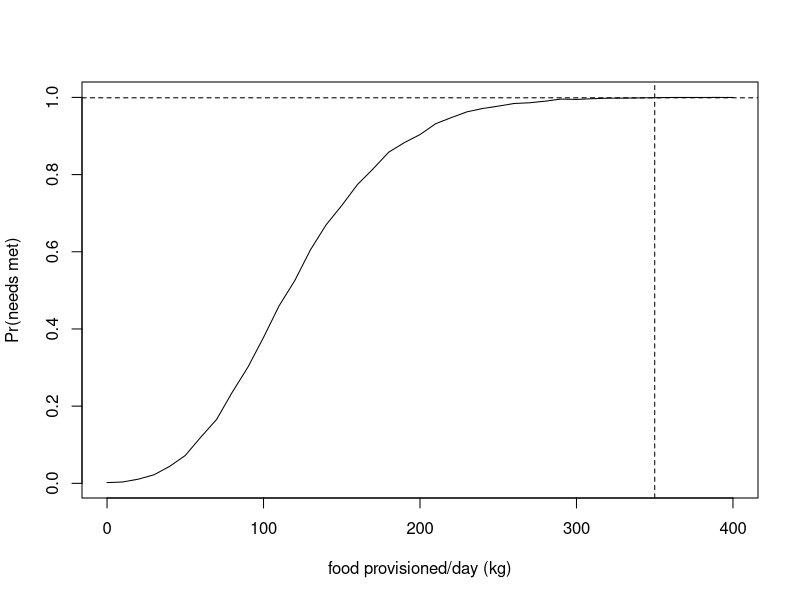

Reproduce this figure in R. (Note: a time limit stopped this script after it produced the figure.)
##################################
## whale shark energetics model ##
## Corey Bradshaw 13.10.2022    ##
##################################

###################################################################################################################
## accompanies paper:                                                                                            ##
## BARRY, C, C LEGASPI, TM CLARKE, G ARAUJO, CJA BRADSHAW, AC GLEISS, L MEYER, A PONZO, C HUVENEERS. In review.  ##
## A new approach to evaluate the energetic cost of whale shark tourism. Biological Conservation                 ##
###################################################################################################################

# fixed deterministic parameters
tmpR <- 25 # temperature at routine (ºC)
tmpP <- 30 # temperature at provisioning (ºC)
tmpCoef <- 2.64 # temperature coefficient
RMR2SMR <- 1.459854 # RMR/SMR ratio

# deterministic parameters with uncertainties
actRmn <- 0.01294 # routine activity
actRsd <- 0.001045037
actPmn <- 0.02453 # provisioning activity
actPsd <- 0.005184831
EdensPMmn <- 1.357 # energy density of provisioned meal (kj/g wet weight) (Motta, et al. 2010)
EdensPMsd <- 0.084 # (Motta, et al. 2010)
SMRexpmn <- 0.8406 # SMR scaling exponent
SMRexpsd <- 0.0271

# length-mass relationship
WSLmn <- 5.5 # whale shark length (m)
WSLsd <- 1.3
WSLMexp <- 2.862 # mass-length exponent (Hsu et al. 2012)
WSmassCalc <- 1000*12.1*WSLmn^WSLMexp # calculated mass (g) (test with mean)

# deterministic (mean) calculations
SMR15int <- 1.1366 # SMR15 intercept
SMR15 <- exp(SMRexpmn*log(WSmassCalc)-SMR15int) # SMR at 15 ºC
SMRnp <- tmpCoef^(1/(10/(tmpR-15)))*SMR15 # SMR (non-provisioned) (mg O2 h-1)
MRnp <- SMRnp*RMR2SMR # MR- (non-provisioned) (mg O2 h-1)
O2np <- SMRnp*(RMR2SMR-1) # O2 for activity (non-provisioned) (mg O2 h-1)
O2p <- O2np/actRmn*actPmn # O2 for activity (provisioned) (mg O2 h-1)
SMRp <- tmpCoef^(1/(10/(tmpP-15)))*SMR15 # SMR (provisioned) (mg O2 h-1)
MRp <- O2p+SMRp # MR (provisioned) (mg O2 h-1)
dO2cons <- MRp - MRnp # Δ oxygen consumption/hour (mg O2 h-1)
Eeqh <- dO2cons/1000*13.6 # energy equivalent (kJ) per hour
Ewastage <- 0.73
Beqh <- (Eeqh/EdensPMmn)/Ewastage # biomass equivalent (g of fish) per hour

# number of whale sharks in area
# 12.7 ± 4.3 SD individual whale sharks seen in survey area daily,
# with max presence 26 individuals (Aug 10 2013) (Araujo, et al. 2014)
Nws.daily.mn <- 12.7
Nws.daily.sd <- 4.3

# duration of tourism operation (hours)
tour.dur.min <- 4
tour.dur.max <- 6

# sea-surface temperatures
setwd("~/.../data/")
SSTdat <- read.csv("SST.csv", header=T)

# food provision vector (0-400 kg), in 10 kg increments
prov.vec <- seq(0,400,10)


########################
## stochastic run 1:  ##
## number of sharks   ##
## from distribution  ##
########################

iter <- 10000 # number of iterations per provision increment

# cycle through provisioning vector
prob.needs.met <- rep(NA,length(prov.vec)) # storage vector
for (p in 1:length(prov.vec)) {

  needs.met <- rep(NA,iter) # storage vector
  for (i in 1:iter) {
    # GENERATE NUMBER OF SHARKS ON DAY
    nWSday.it <- round(rnorm(1, mean=Nws.daily.mn, sd=Nws.daily.sd),0)
    nWSday.it <- ifelse(nWSday.it < 0, 0, nWSday.it)
    
    # GENERATE LENGTH DISTRIBUTION OF THOSE SHARKS
    lenDISTday.it <- rnorm(nWSday.it, mean=WSLmn, sd=WSLsd)
    
    # TRANSLATE LENGTHS TO MASSES (g)
    massDISTday.it <- 1000*12.1*lenDISTday.it^WSLMexp
    
    # SAMPLE A TEMPERATURE FOR THIS DAY
    tmpDAY <- sample(SSTdat$monthSSTmn,1,replace=T)
    
    # APPLY AN ACTIVITY TO EACH SHARK
    actRindDAY <- rnorm(nWSday.it, mean=actRmn, sd=actRsd) # routine
    actPindDAY <- rnorm(nWSday.it, mean=actPmn, sd=actPsd) # provisioning
    
    # SMR15 FOR EACH SHARK
    # SMR scaling expoonent for each shark
    SMRexpIND <- rnorm(nWSday.it, mean=SMRexpmn, sd=SMRexpsd)
    
    SMR15indDAY <- rep(NA,nWSday.it)
    for (w in 1:nWSday.it) {
      SMR15indDAY[w] <- exp(SMRexpIND[w]*log(massDISTday.it[w])-SMR15int)  
    }
    
    # SMR NON-PROVISIONED
    SMRnp.vec <- tmpCoef^(1/(10/(tmpR-15)))*SMR15indDAY
    
    # MR NON-PROVISIONED
    MRnp.vec <- SMRnp.vec*RMR2SMR
    
    # O2 NON-PROVISIONED
    O2np.vec <- SMRnp.vec*(RMR2SMR-1) # O2 for activity (non-provisioned) (mg O2 h-1)
    
    # O2 FOR ACTIVITY (PROVISIONED)
    O2p.vec <- O2np.vec/actRindDAY*actPindDAY
    
    # SMR (PROVISIONED)
    SMRp.vec <- tmpCoef^(1/(10/(tmpDAY-15)))*SMR15indDAY
    
    # MR (PROVISIONED)
    MRp.vec <- O2p.vec + SMRp.vec 
    
    # Δ 02 CONSUMPTION/HOUR
    dO2cons.vec <- MRp.vec - MRnp.vec
    
    # # energy equivalent (kJ) per hour
    Eeqh.vec <- dO2cons.vec/1000*13.6 
    
    # ENERGY DENSITY OF FOOD PROVIDED THAT DAY
    EdensPMday <- rnorm(1,mean=EdensPMmn,sd=EdensPMsd)
    
    # BIOMASS EQUIVALENT (g SHRIMP) PER HOUR REQUIRED TO BREAK EVEN
    Beqh.vec <- (Eeqh.vec/EdensPMday)/Ewastage 
    
    # MULTIPLY BIOMASS EQUIVALENT BY NUMBER OF HOURS OF OPERATION
    opDAY <- runif(1, min=tour.dur.min, max=tour.dur.max)
    Beq.vec <- Beqh.vec*opDAY
    
    # TOTAL AMOUNT OF SHRIMP NEEDED TO BREAK EVEN ACROSS ALL SHARKS THIS DAY (kg)
    BeqTOT <- sum(Beq.vec, na.rm=T)/1000
    
    # DID AMOUNT OF FISH ACTUALLY SUPPLIED PER DAY MEET THE MINIMUM REQUIREMENT?
    needs.met[i] <- ifelse(BeqTOT <= prov.vec[p], 1, 0)
    
  } # end i
  
  prob.needs.met[p] <- sum(needs.met)/length(na.omit(needs.met))
  print(paste("food provided/day = ", prov.vec[p], " (kg)", sep=""))
  
} # end p

plot(prov.vec, prob.needs.met,type="l", xlab="food provisioned/day (kg)", ylab="Pr(needs met)")
abline(h=0.999, lty=2)
abline(v=prov.vec[min(which(prob.needs.met >= 0.999))], lty=2)
prov.vec[min(which(prob.needs.met >= 0.999))] # mass (kg) of food where Pr >= 0.999 that whale sharks' energetic needs are met

needsMet.dat <- data.frame(prov.vec, prob.needs.met)
write.table(needsMet.dat,file="prNeedsMet.csv",sep=",",row.names=T,col.names=T) # save x,y file



########################
## stochastic run 2:  ##
## incrementing       ##
## number of sharks   ##
########################

iter <- 10000 # number of iterations per provision increment

# cycle through number of sharks
nshark.vec <- seq(1,30,1)
pr.mat <- matrix(data=NA, nrow=length(nshark.vec), ncol=length(prov.vec)) # storage matrix

for (s in 1:length(nshark.vec)) {
  
  # cycle through provisioning vector
  for (p in 1:length(prov.vec)) {
    
    needs.met <- rep(NA,iter) # storage vector
    for (i in 1:iter) {

      # GENERATE LENGTH DISTRIBUTION OF NUMBER OF SHARKS
      lenDISTday.it <- rnorm(nshark.vec[s], mean=WSLmn, sd=WSLsd)
      
      # TRANSLATE LENGTHS TO MASSES (g)
      massDISTday.it <- 1000*12.1*lenDISTday.it^WSLMexp
      
      # SAMPLE A TEMPERATURE FOR THIS DAY
      tmpDAY <- sample(SSTdat$monthSSTmn,1,replace=T)
      
      # APPLY AN ACTIVITY TO EACH SHARK
      actRindDAY <- rnorm(nshark.vec[s], mean=actRmn, sd=actRsd) # routine
      actPindDAY <- rnorm(nshark.vec[s], mean=actPmn, sd=actPsd) # provisioning
      
      # SMR15 FOR EACH SHARK
      # SMR scaling expoonent for each shark
      SMRexpIND <- rnorm(nshark.vec[s], mean=SMRexpmn, sd=SMRexpsd)
      
      SMR15indDAY <- rep(NA,nshark.vec[s])
      for (w in 1:nshark.vec[s]) {
        SMR15indDAY[w] <- exp(SMRexpIND[w]*log(massDISTday.it[w])-SMR15int)  
      }
      
      # SMR NON-PROVISIONED
      SMRnp.vec <- tmpCoef^(1/(10/(tmpR-15)))*SMR15indDAY
      
      # MR NON-PROVISIONED
      MRnp.vec <- SMRnp.vec*RMR2SMR
      
      # O2 NON-PROVISIONED
      O2np.vec <- SMRnp.vec*(RMR2SMR-1) # O2 for activity (non-provisioned) (mg O2 h-1)
      
      # O2 FOR ACTIVITY (PROVISIONED)
      O2p.vec <- O2np.vec/actRindDAY*actPindDAY
      
      # SMR (PROVISIONED)
      SMRp.vec <- tmpCoef^(1/(10/(tmpDAY-15)))*SMR15indDAY
      
      # MR (PROVISIONED)
      MRp.vec <- O2p.vec + SMRp.vec 
      
      # Δ 02 CONSUMPTION/HOUR
      dO2cons.vec <- MRp.vec - MRnp.vec
      
      # # energy equivalent (kJ) per hour
      Eeqh.vec <- dO2cons.vec/1000*13.6 
      
      # ENERGY DENSITY OF FOOD PROVIDED THAT DAY
      EdensPMday <- rnorm(1,mean=EdensPMmn,sd=EdensPMsd)
      
      # BIOMASS EQUIVALENT (g SHRIMP) PER HOUR REQUIRED TO BREAK EVEN
      Beqh.vec <- (Eeqh.vec/EdensPMday)/Ewastage 
      
      # MULTIPLY BIOMASS EQUIVALENT BY NUMBER OF HOURS OF OPERATION
      opDAY <- runif(1, min=tour.dur.min, max=tour.dur.max)
      Beq.vec <- Beqh.vec*opDAY
      
      # TOTAL AMOUNT OF FISH NEEDED TO BREAK EVEN ACROSS ALL SHARKS THIS DAY (kg)
      BeqTOT <- sum(Beq.vec, na.rm=T)/1000
      
      # DID AMOUNT OF SHRIMP ACTUALLY SUPPLIED PER DAY MEET THE MINIMUM REQUIREMENT?
      needs.met[i] <- ifelse(BeqTOT <= prov.vec[p], 1, 0)
      
    } # end i
    
    pr.mat[s,p] <- sum(needs.met)/length(na.omit(needs.met))
    #print(paste("food provided/day = ", prov.vec[p], " (kg)", sep=""))
    
  } # end p
  
  print("##################################")
  print(paste("number of sharks = ", nshark.vec[s], sep=""))
  print("##################################")
  
} # end s

heatmap(pr.mat, Rowv=NA, Colv=NA, labRow=nshark.vec, labCol=prov.vec, xlab="food provided/day (kg)", ylab="# sharks present")

pr.out <- as.data.frame(pr.mat)
colnames(pr.out) <- prov.vec
rownames(pr.out) <- nshark.vec
write.table(pr.out,file="prout.csv",sep=",",row.names=T,col.names=T) # save matrix of probabilities (rows = no. sharks; columns = food-provision increment)
